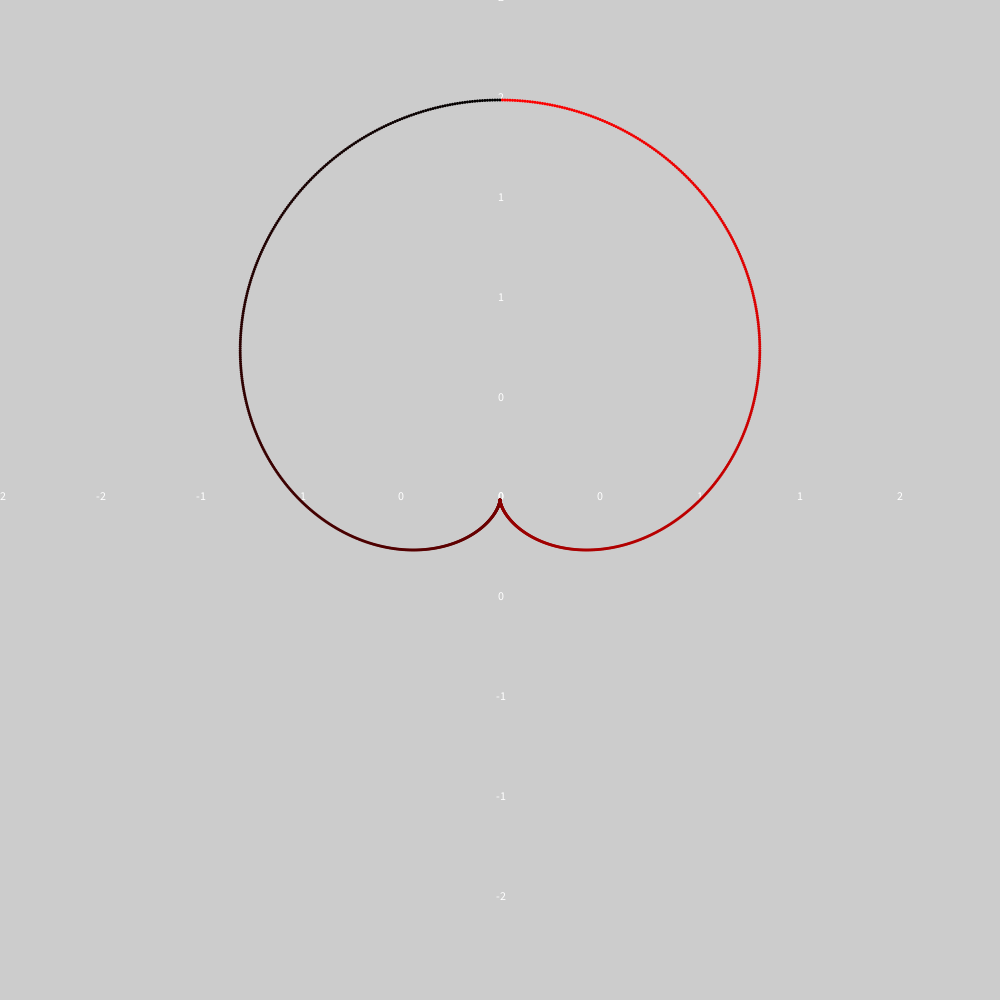
Frame 1 (no input)
Frame 60 (the mouse pressed at the canvas centre just before this capture): identical to frame 1, image omitted
Frame 120 (the mouse held since frame 60 and released just before this capture): identical to frame 1, image omitted

The Processing sketch that drew this single still picture (run headless with seeded random() and noise(); from frame 60 on, the mouse is pressed at the canvas centre):

// Processing sketch: nanka
// ── nanka.pde
float x = 0;
float y = 0;
float t = 0;
float  n = 1000;
float zoom = 200;
void setup(){
  size(1000,1000);
  translate(500,500);
  drawShape();
}

void draw(){
}

void drawShape(){
  
    for(float x = -500;x < 500; x++){
    if(x % 100 == 0){
      textAlign(CENTER);
      text(int(x/zoom),x,0);
    }
  }
  for(float y = -500;y < 500; y++){
    if(y % 100 == 0){
      text(int(-y/zoom),0,y);
    }
  }
  for(float t=0.5*PI; t < PI*2.5;t+=(2*PI/n)){
    float x = (sin(t)+1)*cos(t);
    float y = (sin(t)+1)*sin(t);
    noStroke();
    fill((t-0.5*PI)*(float(256)/(PI*2)),0,0);
    println((t-0.5*PI)*(float(256)/(PI*2)));
    ellipse(x*zoom,-y*zoom,3,3);
  }
}
void mousePressed(){
  translate(500,500);
  background(255);
  zoom += 10;
  drawShape();
}
